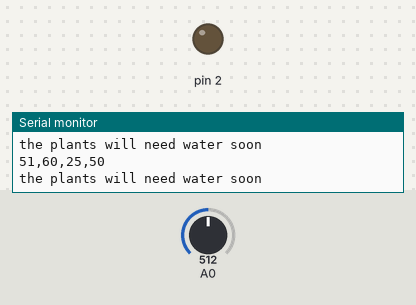
Simulated run of this sketch. Board: Arduino Uno, built with avr-gcc and run on an emulated ATmega328P. Parts: output pins drawn as LEDs (lit = HIGH), the last lines printed to the serial monitor. The inputs (shaded band) are chosen by the test bench; at power-on: A0 = 512.

Above: at 1.8 s.
1.9 s: A0 set to 257
4.5 s: A0 set to 241
At 5.6 s:
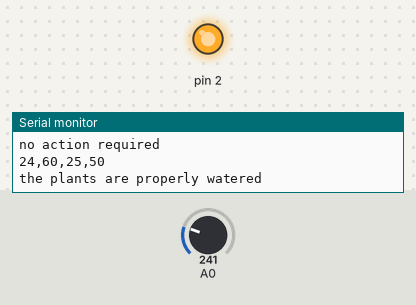
6.5 s: A0 set to 306
At 8.2 s:
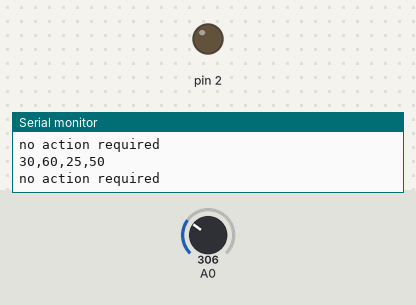
8.5 s: A0 set to 122
At 10.0 s:
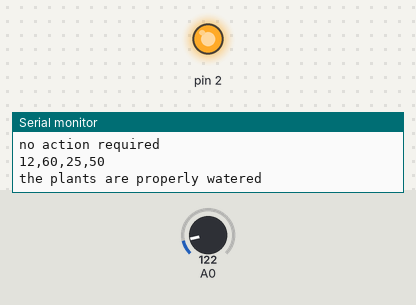
Timing chart, 0 to 11.5 s (numbered marks = the images above; inputs shaded):
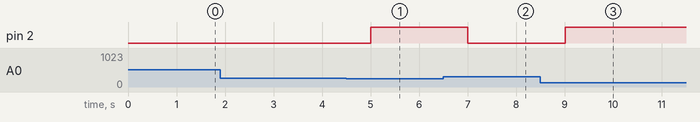

Measured:
- the behaviour switches between 250 and 249 on A0 (found by bisection; images 0 and 1)
- after the input at 4.5 s, pin 2: LOW → HIGH after 0.51 s
- after the input at 6.5 s, pin 2: HIGH → LOW after 0.51 s
- after the input at 8.5 s, pin 2: LOW → HIGH after 0.51 s

The sketch:

moisture_logger.ino
```cpp
void setup() {

  // initialize serial communication at 9600 bits per second:
  Serial.begin(9600);
  pinMode(2, OUTPUT);
  digitalWrite(A2, LOW);
}

// the loop routine runs over and over again forever:
void loop() {
  //determines the levels of dryness
   unsigned char green=25;
   unsigned char yellow=50;
   unsigned char red=60;

  //Turns off all lights at the start of the loop to ensure only 1 light can be on at a time
   digitalWrite(4, LOW);
   digitalWrite(3, LOW);
   digitalWrite(2, LOW);

  // read the input on analog pin 0 and devides it by 10 so it can be saved in a char and outputs are more stable:
   unsigned char sensorValue = analogRead(A0)/10;

  // print out the value you read, together with the values for dryness levels
  //code is printed in this order so the colors match in the plotter
   Serial.print(sensorValue);
   Serial.print(",");
   Serial.print(red);
   Serial.print(",");
   Serial.print(green);
   Serial.print(",");
   Serial.println(yellow);

  //determines what happens if the sensor value reaches certain levels of dryness
    if(sensorValue>red){
      Serial.println("Ground is too dry");
      digitalWrite(4, HIGH);
      delay(500);
      digitalWrite(4, LOW);
      delay(500);
    }else {
      //no standard "else if" to make sure there will always be a delay of 1 second
      if(sensorValue>yellow){
        Serial.println("the plants will need water soon");
        digitalWrite(3, HIGH);
      }else if(sensorValue<green){
        Serial.println("the plants are properly watered");
        digitalWrite(2, HIGH);
      } else {
        Serial.println("no action required");
      }
      delay(1000);
    }
}
```
